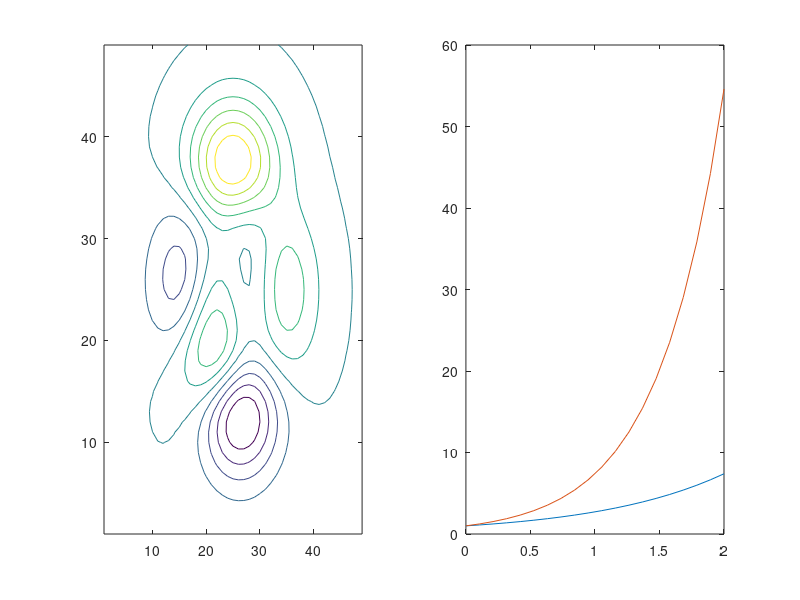

Recreate this plot in MATLAB.
% Graphics handles and objects
%%
% Callback creation
set(0,'DefaultFigureCreateFcn','disp(''Hello world!!'')');

% Generate objects and get handles
fig = figure();
ax(1) = subplot(1,2,1); % axes generated in current figure
ax(2) = subplot(1,2,2,'Parent',fig); % axes generated in fig

x = linspace(0,2,20);
o1 = plot(x,exp(x)); % plot in current axes
[~,o2] = contour(ax(1),peaks); % plot in specified axis
set(ax(2),'nextplot','add'); %equivalent to hold on
o3 = plot(ax(2),x,exp(2*x));

%%
%Get additional handles
type_o3=get(o3,'type');
allChildFig = allchild(fig);
anc_o1=ancestor(o1,'axes');
anc_o2=ancestor(o2,'figure');

%%
%Make them pretty
%
% Tasks: - Resize figure 
%        - Use log scale on y-axis for ax(2)
%        - Reverse direction of x-axis (descending) for ax(2)
%        - Remove ticks and labels from ax(1)
%        - Change colormap on ax(1) to bone
%        - For object o2, remove lines between contour levels
%        - For object o1, make line thick and dashed
%        - For object o3, use o markers with faces of color [0.8,0.8,0.8]
%          and black edges

% Your code:
% ----------

%%
%Add labels/legends
%
% Tasks: - Add xlabel ('first x') to ax(1) with size 16 font  ('FontSize')
%        - Add ylabel ('second y') to ax(2) in the color blue ('Color')
%        - Add title to ('Contour plot') to ax(1) in font Time  ('FontName')
%        - Add legend to ax(1) labeling the lines ($e^{2x}$ and $e^x$);
%          they should appear in this order in the legend. Use latex
%          interpreters ('Interpreter'). Hint, use set()!!


% Your code:
% ----------

%%
% Callback
set(o2,'ButtonDownFcn',@morelines);
set(o2,'DeleteFcn','disp(''Goodbye cruel world!!'')');
set(o1,'ButtonDownFcn',@cyclecolor);

%% Reset root!
set(0,'DefaultFigureCreateFcn',[]);